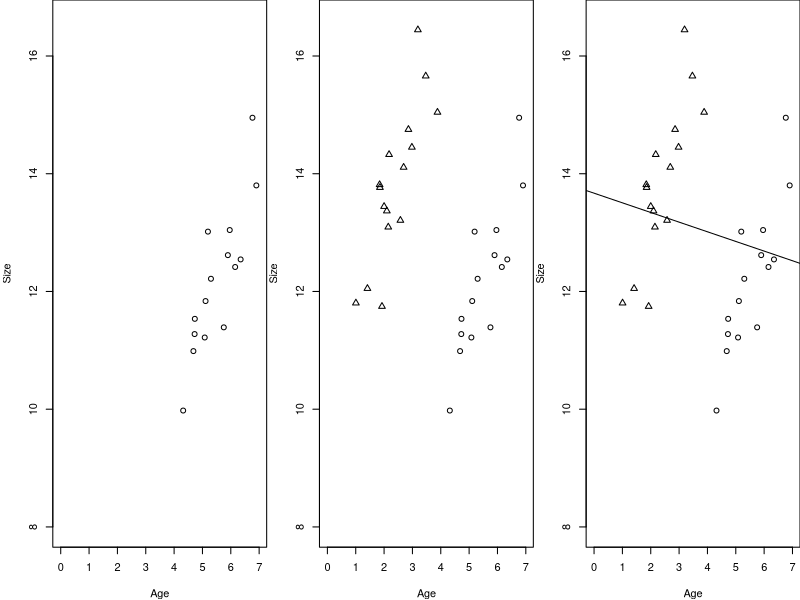
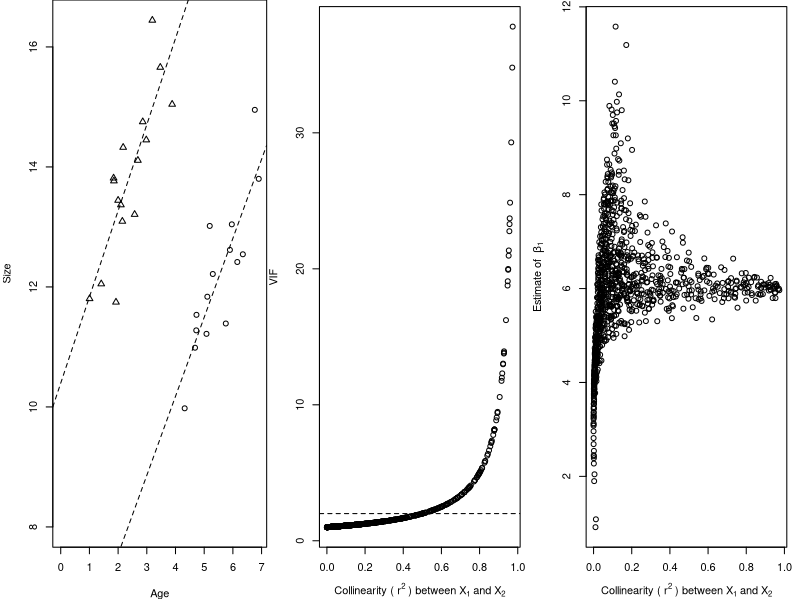
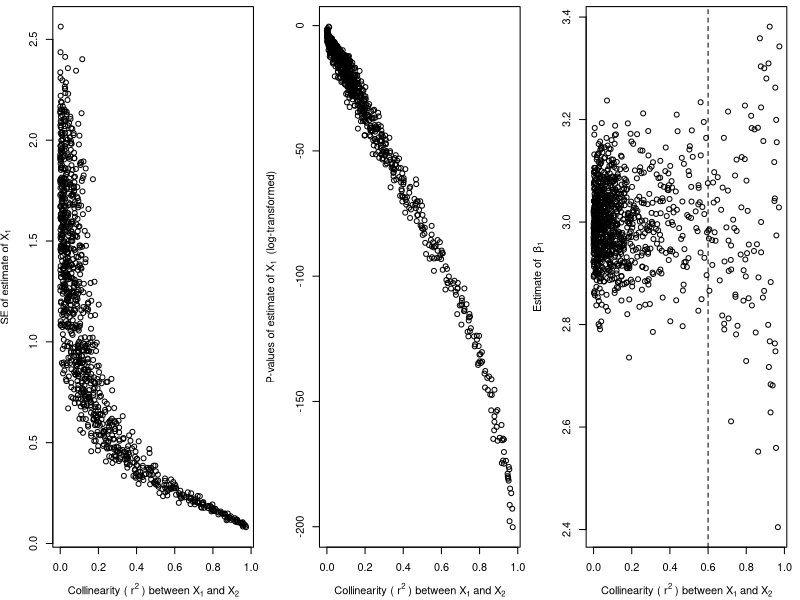
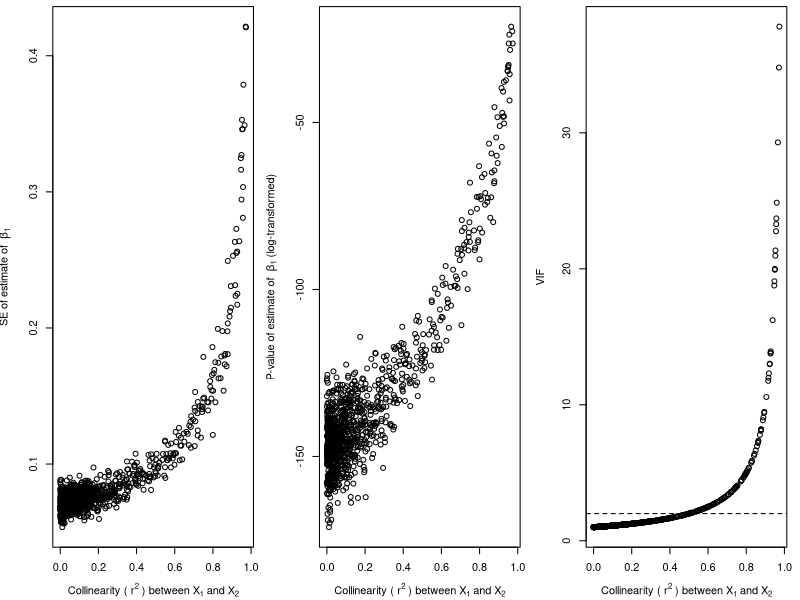
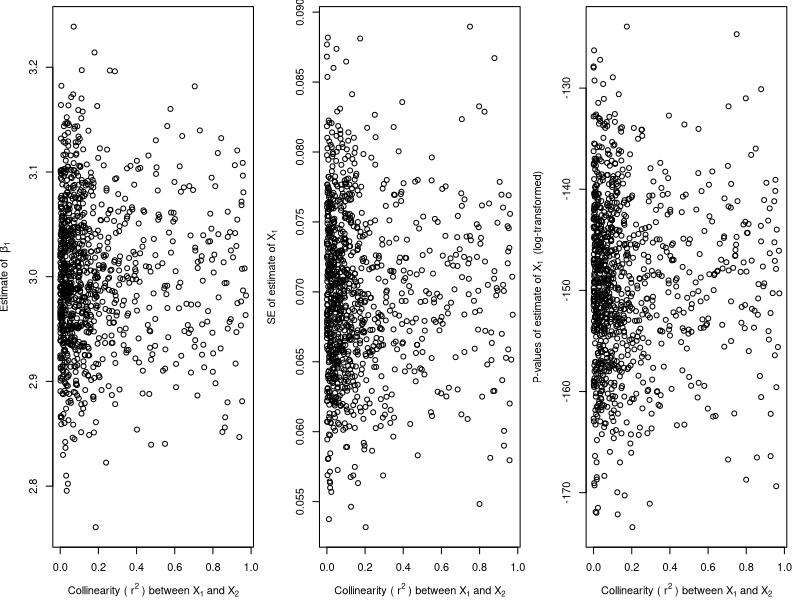
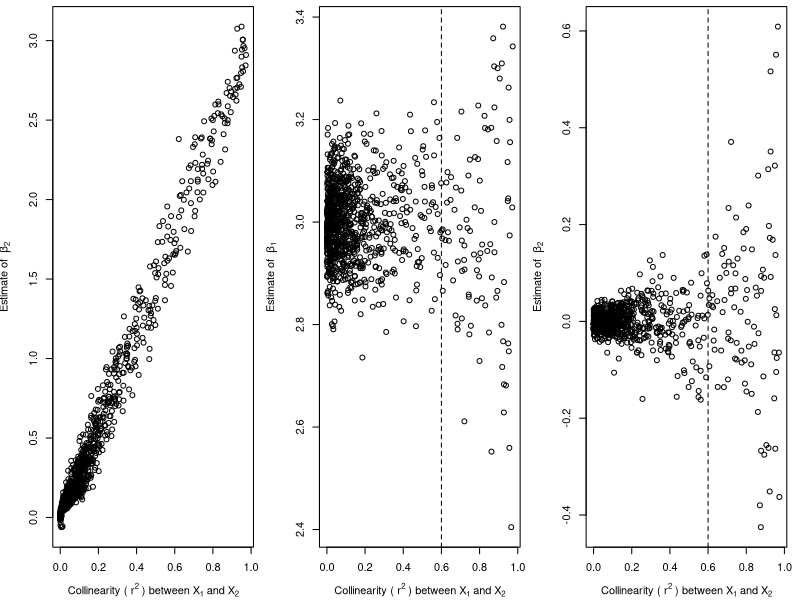
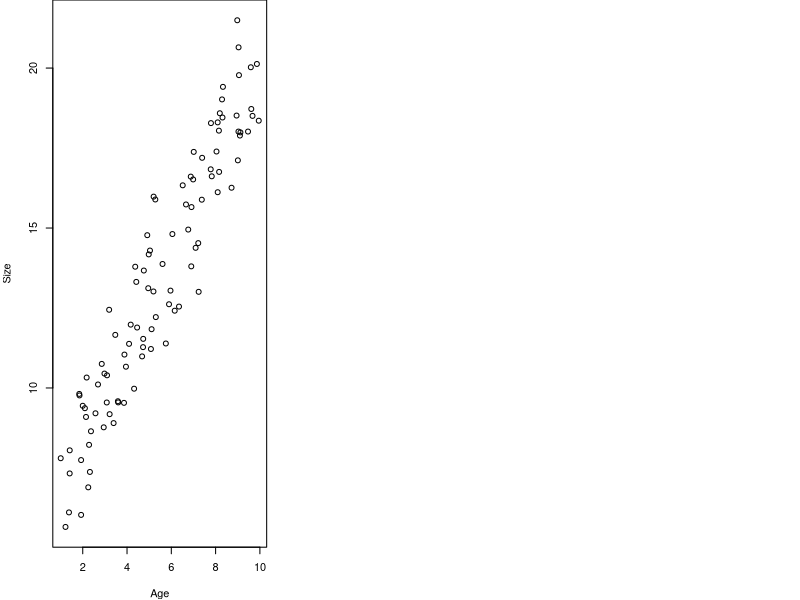

Source code (R) for these figures, in order: (Note: this script raises an error after producing the figures.)
## ---- chunk 1

knitr::opts_chunk$set(
	echo = TRUE,
	message = FALSE,
	warning = FALSE,
	cache = TRUE
	)
## ---- chunk 2

#  NRES 710, Multi-variable Modeling - Collinearity
#     University of Nevada, Reno

## ---- chunk 3
# Set the seed for reproducibility & set graphing parameter
set.seed(123); par(mar=c(4,4,0,0)); par(mfrow=c(1,3))

# Load in the data
datum <- read.csv("lecture_12_dataset1.csv")

# Get rid of old animals for this example
datum <- subset(datum, Age < 7)

# Subset to just older females
females <- subset(datum, Sex == "Female" & Age > 4)

# Plot the data
plot(Size ~ Age, data = females,
     xlim=c(0,max(datum$Age)), ylim=c(8, max(datum$Size)), pch = 1)

# Subset to just older females
males <- subset(datum, Sex == "Male" & Age < 4)
males$Size <- males$Size + 4

# Plot the data
plot(Size ~ Age, data = females,
     xlim=c(0,max(datum$Age)), ylim=c(8, max(datum$Size)), pch = 1)
points(males$Age, males$Size, pch=2)

# Plot the data
plot(Size ~ Age, data = females,
     xlim=c(0,max(datum$Age)), ylim=c(8, max(datum$Size)), pch = 1)
points(males$Age, males$Size, pch=2)

# Bind data and run simple lm()
datum <- rbind(females, males)
results <- lm(Size ~ Age, data = datum)
abline(results)

## ---- chunk 4
# Set the seed for reproducibility & set graphing parameter
set.seed(123); par(mar=c(4,4,0,0))

# Plot the data
plot(Size ~ Age, data = females,
     xlim=c(0,max(datum$Age)), ylim=c(8, max(datum$Size)), pch = 1)
points(males$Age, males$Size, pch=2)

# Bind data and run simple lm()
datum <- rbind(females, males)
results <- lm(Size ~ Age, data = datum)

# lm() for males
results2 <- lm(Size ~ Age, data = males)
abline(results2, lty=2)

# lm() for females
results3 <- lm(Size ~ Age, data = females)
abline(results3, lty=2)

## ---- chunk 5
# Set the seed for reproducibility & set graphing parameter
set.seed(123); par(mar=c(4,4,0,0))

# Number of simulations
s <- 1000

# Empty vectors to save results from each simulation
simple_beta1 <- numeric(s)
simple_se1 <- numeric(s)
simple_p1 <- numeric(s)
multi_beta1 <- numeric(s)
multi_se1 <- numeric(s)
multi_p1 <- numeric(s)
r2 <- numeric(s)
vif <- numeric(s)

# x2 = x1 + error(0, z), where
# z can range from 0.5 (highly correlated to x1) to 20 (not correlated at ~all)
z_values <- seq(0.5, 20, length.out = s)

# Loop through each simulation replicate to measure everything
for (i in 1:s){
  
  # Number of datapoints per simulation
  n <- 100

  # x1
  x1 <- runif(n, 0, 10) # Random, uniform variable; only simulated once

  # error for y; only simulated once
  error <- rnorm(n, 0, 2)
  
  # X2 for each simulation
  x2 <- x1 + rnorm(n, 0, z_values[i])
  
  # Y for each
  y <- 10 + 3 * x1 + 3 * x2 + error

  # Simple model
  results1 <- lm(y ~ x1)
  simple_beta1[i] <- summary(results1)$coefficients[2,1]
  simple_se1[i] <- summary(results1)$coefficients[2,2]
  simple_p1[i] <- summary(results1)$coefficients[2,4]

  # Multi-variable model
  results2 <- lm(y ~ x1 + x2)
  multi_beta1[i] <- summary(results2)$coefficients[2,1]
  multi_se1[i] <- summary(results2)$coefficients[2,2]
  multi_p1[i] <- summary(results2)$coefficients[2,4]

  # R^2 between X-variables
  model_x12 <- lm(x2 ~ x1)
  r2[i] <- summary(model_x12)$r.squared
  
  # VIF for multi-variable model
  vif[i] <- car::vif(results2)["x1"]
}

## ---- chunk 6
# Set the seed for reproducibility & set graphing parameter
set.seed(123); par(mar=c(4,4,0.5,1))

# Plotting VIF against collinearity values
plot(r2, vif, xlab = expression("Collinearity ("~ r^2 ~") between" ~ X[1] ~ "and" ~ X[2]), ylab = "VIF")

# Add horizontal line for when VIF = 2
abline(h = 2, lty = 2)

## ---- chunk 7
# Set the seed for reproducibility & set graphing parameter
set.seed(123); par(mar=c(4,4,0.5,1))

# Plot beta1 estimate by collinearity values from the simple model
plot(r2, simple_beta1, xlab = expression("Collinearity ("~ r^2 ~") between" ~ X[1] ~ "and" ~ X[2]), ylab = expression("Estimate of " ~ beta[1]))

## ---- chunk 8
# Set the seed for reproducibility & set graphing parameter
set.seed(123); par(mar=c(4,4,0.5,1))

# Plot SE estimate by collinearity values from the simple model
plot(r2, simple_se1,
     xlab = expression("Collinearity ("~ r^2 ~") between" ~ X[1] ~ "and" ~ X[2]),
    ylab = expression("SE of estimate of" ~ X[1]))

## ---- chunk 9
# Set the seed for reproducibility & set graphing parameter
set.seed(123); par(mar=c(4,4,0.5,1))

# Plot p-values by collinearity values from the simple model
plot(r2, log(simple_p1),
     xlab = expression("Collinearity ("~ r^2 ~") between" ~ X[1] ~ "and" ~ X[2]),
     ylab = expression("P-values of estimate of" ~ X[1] ~ " (log-transformed)"))

## ---- chunk 10
# Set the seed for reproducibility & set graphing parameter
set.seed(123); par(mar=c(4,4,0.5,1))

# Plot beta1 estimate by collinearity values from the multi-variable model
plot(r2, multi_beta1, xlab = expression("Collinearity ("~ r^2 ~") between" ~ X[1] ~ "and" ~ X[2]), ylab = expression("Estimate of " ~ beta[1]))

# Add a horizontal line for when r^2 = 0.6
abline(v = 0.6, lty=2)

## ---- chunk 11
# Set the seed for reproducibility & set graphing parameter
set.seed(123); par(mar=c(4,4,0.5,1))

# Plot beta1 estimate by collinearity values from the multi-variable model
plot(r2, multi_se1, xlab = expression("Collinearity ("~ r^2 ~") between" ~ X[1] ~ "and" ~ X[2]), ylab = expression("SE of estimate of " ~ beta[1]))

## ---- chunk 12
# Set the seed for reproducibility & set graphing parameter
set.seed(123); par(mar=c(4,4,0.5,1))

# Plot beta1 estimate by collinearity values from the multi-variable model
plot(r2, log(multi_p1), xlab = expression("Collinearity ("~ r^2 ~") between" ~ X[1] ~ "and" ~ X[2]), ylab = expression("P-value of estimate of " ~ beta[1] ~ "(log-transformed)"))

## ---- chunk 13
# Set the seed for reproducibility & set graphing parameter
set.seed(123); par(mar=c(4,4,0,0))

# Number of simulations
s <- 1000

# Empty vectors to save results from each simulation
simple_beta1 <- numeric(s)
simple_se1 <- numeric(s)
simple_p1 <- numeric(s)
simple_beta2 <- numeric(s)
multi_beta1 <- numeric(s)
multi_beta2 <- numeric(s)
multi_se1 <- numeric(s)
multi_p1 <- numeric(s)
r2 <- numeric(s)
vif <- numeric(s)

# x2 = x1 + error(0, z), where
# z can range from 0.5 (highly correlated to x1) to 20 (not correlated at ~all)
z_values <- seq(0.5, 20, length.out = s)

# Loop through each simulation replicate to measure everything
for (i in 1:s){
  
  # Number of datapoints per simulation
  n <- 100

  # x1
  x1 <- runif(n, 0, 10) # Random, uniform variable; only simulated once

  # error for y; only simulated once
  error <- rnorm(n, 0, 2)
  
  # X2 for each simulation
  x2 <- x1 + rnorm(n, 0, z_values[i])
  
  # Y for each
  y <- 10 + 3 * x1 + error

  # Simple model of X1
  results1 <- lm(y ~ x1)
  simple_beta1[i] <- summary(results1)$coefficients[2,1]
  simple_se1[i] <- summary(results1)$coefficients[2,2]
  simple_p1[i] <- summary(results1)$coefficients[2,4]
  
  # Simple model of X2
  results2 <- lm(y ~ x2)
  simple_beta2[i] <- summary(results2)$coefficients[2,1]

  # Multi-variable model
  results3 <- lm(y ~ x1 + x2)
  multi_beta1[i] <- summary(results3)$coefficients[2,1]
  multi_beta2[i] <- summary(results3)$coefficients[3,1]
  multi_se1[i] <- summary(results3)$coefficients[2,2]
  multi_p1[i] <- summary(results3)$coefficients[2,4]

  # R^2 between X-variables
  model_x12 <- lm(x2 ~ x1)
  r2[i] <- summary(model_x12)$r.squared
  
  # VIF for multi-variable model
  vif[i] <- car::vif(results3)["x1"]
}

## ---- chunk 14
# Set the seed for reproducibility & set graphing parameter
set.seed(123); par(mar=c(4,4,0.5,1))

# Plotting VIF against collinearity values
plot(r2, vif, xlab = expression("Collinearity ("~ r^2 ~") between" ~ X[1] ~ "and" ~ X[2]), ylab = "VIF")

# Add horizontal line for when VIF = 2
abline(h = 2, lty = 2)

## ---- chunk 15
# Set the seed for reproducibility & set graphing parameter
set.seed(123); par(mar=c(4,4,0.5,1))

# Plot beta1 estimate by collinearity values from the simple model
plot(r2, simple_beta1, xlab = expression("Collinearity ("~ r^2 ~") between" ~ X[1] ~ "and" ~ X[2]), ylab = expression("Estimate of " ~ beta[1]))

## ---- chunk 16
# Set the seed for reproducibility & set graphing parameter
set.seed(123); par(mar=c(4,4,0.5,1))

# Plot SE estimate by collinearity values from the simple model
plot(r2, simple_se1,
     xlab = expression("Collinearity ("~ r^2 ~") between" ~ X[1] ~ "and" ~ X[2]),
    ylab = expression("SE of estimate of" ~ X[1]))

## ---- chunk 17
# Set the seed for reproducibility & set graphing parameter
set.seed(123); par(mar=c(4,4,0.5,1))

# Plot p-values by collinearity values from the simple model
plot(r2, log(simple_p1),
     xlab = expression("Collinearity ("~ r^2 ~") between" ~ X[1] ~ "and" ~ X[2]),
     ylab = expression("P-values of estimate of" ~ X[1] ~ " (log-transformed)"))

## ---- chunk 18
# Set the seed for reproducibility & set graphing parameter
set.seed(123); par(mar=c(4,4,0.5,1))

# Plot beta1 estimate by collinearity values from the simple model
plot(r2, simple_beta2, xlab = expression("Collinearity ("~ r^2 ~") between" ~ X[1] ~ "and" ~ X[2]), ylab = expression("Estimate of " ~ beta[2]))

## ---- chunk 19
# Set the seed for reproducibility & set graphing parameter
set.seed(123); par(mar=c(4,4,0.5,1))

# Plot beta1 estimate by collinearity values from the simple model
plot(r2, multi_beta1, xlab = expression("Collinearity ("~ r^2 ~") between" ~ X[1] ~ "and" ~ X[2]), ylab = expression("Estimate of " ~ beta[1]))

# Add line to indicate the start of variance inflation
abline(v = 0.6, lty = 2)

## ---- chunk 20
# Set the seed for reproducibility & set graphing parameter
set.seed(123); par(mar=c(4,4,0.5,1))

# Plot beta1 estimate by collinearity values from the simple model
plot(r2, multi_beta2, xlab = expression("Collinearity ("~ r^2 ~") between" ~ X[1] ~ "and" ~ X[2]), ylab = expression("Estimate of " ~ beta[2]))

# Add line to indicate the start of variance inflation
abline(v = 0.6, lty = 2)

## ---- chunk 21
par(mar=c(4,4,0,0))

# Read in the data
datum <- read.csv("lecture_12_dataset1.csv")

# Examine the data
head(datum, 10)

# Plot the data
plot(Size ~ Age, data = datum)

## ---- chunk 22
# Run lm() for different pairs of X-variables
results <- lm(Age ~ Sex, data = datum)
summary(results)

## ---- chunk 23
# Run lm() for different pairs of X-variables
results <- lm(Age ~ MotherSize, data = datum)
summary(results)

## ---- chunk 24
# Create new dataframe without categorical Sex
datum2 <- subset(datum, select = -Sex)
datum2 <- subset(datum2, select = -Size)

# Examine new subsetted data
head(datum2)

# Correlation matrix - runs a simple 'lm()' between each pair of X-variables
cor(datum2)

## ---- chunk 25
# Download 'car' by uncommenting this next line and running it through your console
# install.packages("car", dependencies=TRUE)

## ---- chunk 26
# Full linear model with all X-variables
results <- lm(Size ~ Age + Sex + MotherSize + FatherSize, data = datum)

# Use the VIF function from 'car'
# using 'car::vif()' will tell R to call the function 'vif()' from the package 'car' specifically
car::vif(results)

## ---- chunk 27
# Square-root this to get VIF in terms of Standard Error
car::vif(results)^0.5

## ---- chunk 28
# Simple linear model of Size ~ Age
results <- lm(Size ~ Age, data = datum)
summary(results)

## ---- chunk 29
# Simple linear model of Size ~ MotherSize
results <- lm(Size ~ MotherSize, data = datum)
summary(results)

## ---- chunk 30
# Simple linear model of Size ~ MotherSize
results <- lm(Size ~ Age + MotherSize, data = datum)
summary(results)

## ---- chunk 31
# Simple linear model of Size ~ MotherSize
results <- lm(Size ~ Age + Sex + MotherSize + FatherSize, data = datum)
summary(results)



## ---- chunk 32
################################ 'Truth' ################################### 
### Lecture 12: code to simulate collinear data and to demonstrate how
### failing to account for collinearity influences estimates and uncertainty

## Simulation Exercise 1

# Set the seed for reproducibility
set.seed(123)

# Number of simulations
s <- 1000

# Empty vectors to save results from each simulation
simple_beta1 <- numeric(s)
simple_se1 <- numeric(s)
simple_p1 <- numeric(s)
multi_beta1 <- numeric(s)
multi_se1 <- numeric(s)
multi_p1 <- numeric(s)
r2 <- numeric(s)
vif <- numeric(s)

# x2 = x1 + error(0, z), where
# z can range from 0.5 (highly correlated to x1) to 20 (not correlated at ~all)
z_values <- seq(0.5, 20, length.out = s)

# Loop through each simulation replicate to measure everything
for (i in 1:s){
  
  # Number of datapoints per simulation
  n <- 100

  # x1
  x1 <- runif(n, 0, 10) # Random, uniform variable; only simulated once

  # error for y; only simulated once
  error <- rnorm(n, 0, 2)
  
  # X2 for each simulation
  x2 <- x1 + rnorm(n, 0, z_values[i])
  
  # Y for each
  y <- 10 + 3 * x1 + 3 * x2 + error

  # Simple model
  results1 <- lm(y ~ x1)
  simple_beta1[i] <- summary(results1)$coefficients[2,1]
  simple_se1[i] <- summary(results1)$coefficients[2,2]
  simple_p1[i] <- summary(results1)$coefficients[2,4]

  # Multi-variable model
  results2 <- lm(y ~ x1 + x2)
  multi_beta1[i] <- summary(results2)$coefficients[2,1]
  multi_se1[i] <- summary(results2)$coefficients[2,2]
  multi_p1[i] <- summary(results2)$coefficients[2,4]

  # R^2 between X-variables
  model_x12 <- lm(x2 ~ x1)
  r2[i] <- summary(model_x12)$r.squared
  
  # VIF for multi-variable model
  vif[i] <- car::vif(results2)["x1"]
}

## Simulation Exercise 2

# Set seed
set.seed(123)

# Number of simulations
s <- 1000

# Empty vectors to save results from each simulation
simple_beta1 <- numeric(s)
simple_se1 <- numeric(s)
simple_p1 <- numeric(s)
simple_beta2 <- numeric(s)
multi_beta1 <- numeric(s)
multi_beta2 <- numeric(s)
multi_se1 <- numeric(s)
multi_p1 <- numeric(s)
r2 <- numeric(s)
vif <- numeric(s)

# x2 = x1 + error(0, z), where
# z can range from 0.5 (highly correlated to x1) to 20 (not correlated at ~all)
z_values <- seq(0.5, 20, length.out = s)

# Loop through each simulation replicate to measure everything
for (i in 1:s){
  
  # Number of datapoints per simulation
  n <- 100

  # x1
  x1 <- runif(n, 0, 10) # Random, uniform variable; only simulated once

  # error for y; only simulated once
  error <- rnorm(n, 0, 2)
  
  # X2 for each simulation
  x2 <- x1 + rnorm(n, 0, z_values[i])
  
  # Y for each
  y <- 10 + 3 * x1 + error

  # Simple model of X1
  results1 <- lm(y ~ x1)
  simple_beta1[i] <- summary(results1)$coefficients[2,1]
  simple_se1[i] <- summary(results1)$coefficients[2,2]
  simple_p1[i] <- summary(results1)$coefficients[2,4]
  
  # Simple model of X2
  results2 <- lm(y ~ x2)
  simple_beta2[i] <- summary(results2)$coefficients[2,1]

  # Multi-variable model
  results3 <- lm(y ~ x1 + x2)
  multi_beta1[i] <- summary(results3)$coefficients[2,1]
  multi_beta2[i] <- summary(results3)$coefficients[3,1]
  multi_se1[i] <- summary(results3)$coefficients[2,2]
  multi_p1[i] <- summary(results3)$coefficients[2,4]

  # R^2 between X-variables
  model_x12 <- lm(x2 ~ x1)
  r2[i] <- summary(model_x12)$r.squared
  
  # VIF for multi-variable model
  vif[i] <- car::vif(results3)["x1"]
}

## Data for analysis in class
# Set the seed for reproducibility & set graphing parameter
set.seed(123)

# This is similar to the Age, Sex, and Size data we simulated for last class.
# There is no collinearity between Age and Sex.

# X-variables
n <- 50
Sex <- c(rep("Female", n), rep("Male", n))
Age <- runif(n * 2, 1, 10)
dummy <- data.frame(model.matrix(~ Sex - 1))
colnames(dummy) <- c("Female", "Male")

# However, there are now two additional X-variables: MotherSize and FatherSize
# And both of those variables are a function of Age
MotherSize <- rnorm(n * 2, Age - 5, 1)
FatherSize <- rnorm(n * 2, Age, 1)

# All of these variables influence size, so they are all examples of confounding variables.

# Simulate error
Error <- rnorm(n * 2, 0, 1.2)

# Predict Y
Response <- 4 + 1.5 * Age + 2.5 * dummy$Male + 0.2 * MotherSize + 0.2 * FatherSize + Error

# Dataframe
datum <- data.frame(Age = Age, Sex = Sex, Male = dummy$Male, MotherSize = MotherSize, FatherSize = FatherSize, Size = Response)

# Save the data
write.csv(datum, "lecture_12_dataset1.csv", row.names = FALSE)
